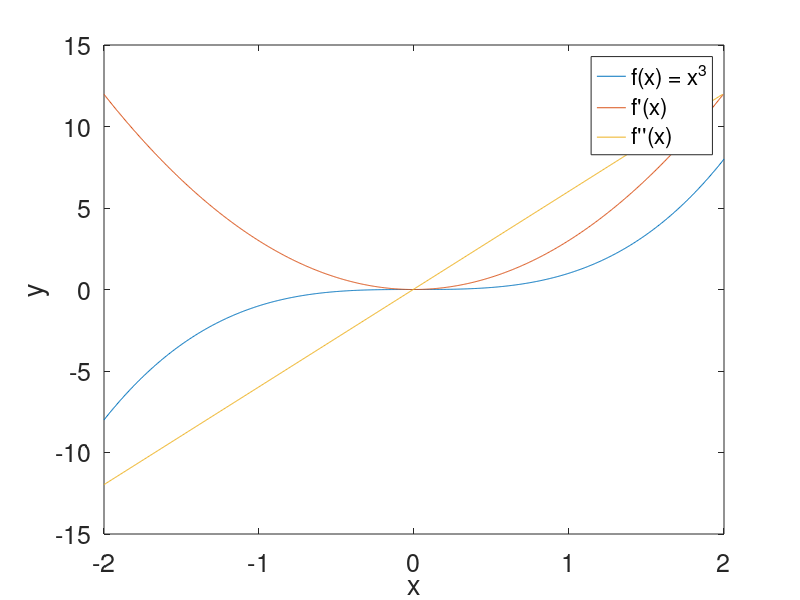

Write MATLAB code to recreate this figure.
% 10 18
% Second and Third Derivatives

x = -2:0.005:2;
y = x.^3;
m = diff(y)./diff(x);
m2 = diff(m)./diff(x(1:end-1));
plot(x,y,x(1:end-1),m,x(1:end-2),m2);
xlabel('x', 'FontSize', 18);
ylabel('y', 'FontSize', 18);
legend('f(x) = x^3','f''(x)','f''''(x)');
set(gca, 'FontSize', 18);
